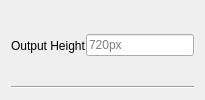
                <widget class="QWidget" name="widget5_oH" native="true">
                 <property name="sizePolicy">
                  <sizepolicy hsizetype="Preferred" vsizetype="Maximum">
                   <horstretch>0</horstretch>
                   <verstretch>0</verstretch>
                  </sizepolicy>
                 </property>
                 <property name="toolTip">
                  <string>&lt;html&gt;&lt;head/&gt;&lt;body&gt;&lt;p&gt;Height (in pixels) of the window you will see. Entering fullscreen, in a way, sets this to your monitor's height in pixels.</string>
                 </property>
                 <layout class="QVBoxLayout" name="verticalLayout_6">
                  <item>
                   <widget class="QWidget" name="widget_13" native="true">
                    <property name="sizePolicy">
                     <sizepolicy hsizetype="Preferred" vsizetype="Minimum">
                      <horstretch>0</horstretch>
                      <verstretch>0</verstretch>
                     </sizepolicy>
                    </property>
                    <layout class="QHBoxLayout" name="horizontalLayout_6" stretch="0,0,0">
                     <property name="spacing">
                      <number>0</number>
                     </property>
                     <property name="leftMargin">
                      <number>0</number>
                     </property>
                     <property name="topMargin">
                      <number>0</number>
                     </property>
                     <property name="rightMargin">
                      <number>0</number>
                     </property>
                     <property name="bottomMargin">
                      <number>0</number>
                     </property>
                     <item>
                      <widget class="QLabel" name="label_4">
                       <property name="text">
                        <string>Output Height</string>
                       </property>
                      </widget>
                     </item>
                     <item>
                      <spacer name="horizontalSpacer_5">
                       <property name="orientation">
                        <enum>Qt::Orientation::Horizontal</enum>
                       </property>
                       <property name="sizeHint" stdset="0">
                        <size>
                         <width>0</width>
                         <height>20</height>
                        </size>
                       </property>
                      </spacer>
                     </item>
                     <item>
                      <widget class="QLineEdit" name="lineEdit_oHeight">
                       <property name="sizePolicy">
                        <sizepolicy hsizetype="Fixed" vsizetype="Fixed">
                         <horstretch>0</horstretch>
                         <verstretch>0</verstretch>
                        </sizepolicy>
                       </property>
                       <property name="maxLength">
                        <number>4</number>
                       </property>
                       <property name="placeholderText">
                        <string>720px</string>
                       </property>
                      </widget>
                     </item>
                    </layout>
                   </widget>
                  </item>
                  <item>
                   <widget class="Line" name="line_5">
                    <property name="orientation">
                     <enum>Qt::Orientation::Horizontal</enum>
                    </property>
                   </widget>
                  </item>
                 </layout>
                </widget>
